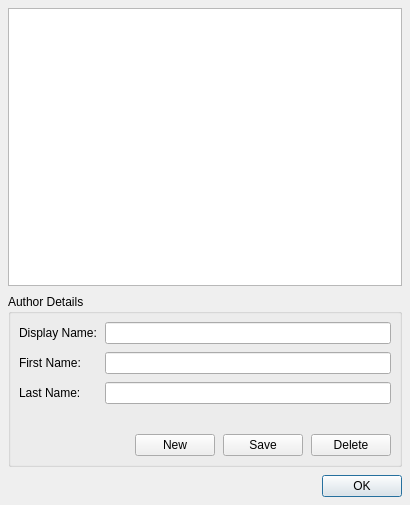
<ui version="4.0" >
 <class>AuthorsDialog</class>
 <widget class="QDialog" name="AuthorsDialog" >
  <property name="geometry" >
   <rect>
    <x>0</x>
    <y>0</y>
    <width>410</width>
    <height>505</height>
   </rect>
  </property>
  <property name="windowTitle" >
   <string>Author Maintenance</string>
  </property>
  <layout class="QVBoxLayout" name="DialogLayout" >
   <property name="spacing" >
    <number>8</number>
   </property>
   <property name="margin" >
    <number>8</number>
   </property>
   <item>
    <widget class="QTableWidget" name="AuthorListView" >
     <property name="dragEnabled" >
      <bool>true</bool>
     </property>
     <property name="alternatingRowColors" >
      <bool>true</bool>
     </property>
     <property name="columnCount" >
      <number>0</number>
     </property>
    </widget>
   </item>
   <item>
    <widget class="QGroupBox" name="AuthorDetails" >
     <property name="minimumSize" >
      <size>
       <width>0</width>
       <height>0</height>
      </size>
     </property>
     <property name="title" >
      <string>Author Details</string>
     </property>
     <layout class="QVBoxLayout" name="AuthorLayout" >
      <property name="spacing" >
       <number>8</number>
      </property>
      <property name="margin" >
       <number>8</number>
      </property>
      <item>
       <widget class="QWidget" native="1" name="DetailsWidget" >
        <layout class="QFormLayout" name="DetailsLayout" >
         <property name="horizontalSpacing" >
          <number>8</number>
         </property>
         <property name="verticalSpacing" >
          <number>8</number>
         </property>
         <property name="margin" >
          <number>0</number>
         </property>
         <item row="0" column="0" >
          <widget class="QLabel" name="DisplayLabel" >
           <property name="text" >
            <string>Display Name:</string>
           </property>
          </widget>
         </item>
         <item row="0" column="1" >
          <widget class="QLineEdit" name="DisplayEdit" />
         </item>
         <item row="1" column="0" >
          <widget class="QLabel" name="FirstNameLabel" >
           <property name="text" >
            <string>First Name:</string>
           </property>
          </widget>
         </item>
         <item row="1" column="1" >
          <widget class="QLineEdit" name="FirstNameEdit" />
         </item>
         <item row="2" column="0" >
          <widget class="QLabel" name="LastNameLabel" >
           <property name="text" >
            <string>Last Name:</string>
           </property>
          </widget>
         </item>
         <item row="2" column="1" >
          <widget class="QLineEdit" name="LastNameEdit" />
         </item>
        </layout>
       </widget>
      </item>
      <item>
       <widget class="QLabel" name="MessageLabel" >
        <property name="text" >
         <string/>
        </property>
       </widget>
      </item>
      <item>
       <widget class="QWidget" native="1" name="ButtonWidget" >
        <property name="minimumSize" >
         <size>
          <width>0</width>
          <height>0</height>
         </size>
        </property>
        <layout class="QHBoxLayout" name="ButtonLayout" >
         <property name="spacing" >
          <number>8</number>
         </property>
         <property name="margin" >
          <number>0</number>
         </property>
         <item>
          <spacer name="ButtonSpacer" >
           <property name="orientation" >
            <enum>Qt::Horizontal</enum>
           </property>
           <property name="sizeHint" stdset="0" >
            <size>
             <width>198</width>
             <height>20</height>
            </size>
           </property>
          </spacer>
         </item>
         <item>
          <widget class="QPushButton" name="ClearButton" >
           <property name="toolTip" >
            <string>Clear Selection</string>
           </property>
           <property name="text" >
            <string>New</string>
           </property>
           <property name="icon" >
            <iconset resource="../images/openlp-2.qrc" >
             <normaloff>:/services/service_new.png</normaloff>:/services/service_new.png</iconset>
           </property>
          </widget>
         </item>
         <item>
          <widget class="QPushButton" name="AddUpdateButton" >
           <property name="toolTip" >
            <string>Add Update Author</string>
           </property>
           <property name="text" >
            <string>Save</string>
           </property>
           <property name="icon" >
            <iconset resource="../images/openlp-2.qrc" >
             <normaloff>:/services/service_save.png</normaloff>:/services/service_save.png</iconset>
           </property>
          </widget>
         </item>
         <item>
          <widget class="QPushButton" name="DeleteButton" >
           <property name="toolTip" >
            <string>Delete Author</string>
           </property>
           <property name="text" >
            <string>Delete</string>
           </property>
           <property name="icon" >
            <iconset resource="../images/openlp-2.qrc" >
             <normaloff>:/services/service_delete.png</normaloff>:/services/service_delete.png</iconset>
           </property>
          </widget>
         </item>
        </layout>
       </widget>
      </item>
     </layout>
    </widget>
   </item>
   <item>
    <widget class="QDialogButtonBox" name="buttonBox" >
     <property name="toolTip" >
      <string>Exit Screen</string>
     </property>
     <property name="orientation" >
      <enum>Qt::Horizontal</enum>
     </property>
     <property name="standardButtons" >
      <set>QDialogButtonBox::Ok</set>
     </property>
    </widget>
   </item>
  </layout>
 </widget>
 <resources>
  <include location="../images/openlp-2.qrc" />
 </resources>
 <connections>
  <connection>
   <sender>buttonBox</sender>
   <signal>accepted()</signal>
   <receiver>AuthorsDialog</receiver>
   <slot>accept()</slot>
   <hints>
    <hint type="sourcelabel" >
     <x>248</x>
     <y>254</y>
    </hint>
    <hint type="destinationlabel" >
     <x>157</x>
     <y>274</y>
    </hint>
   </hints>
  </connection>
  <connection>
   <sender>buttonBox</sender>
   <signal>rejected()</signal>
   <receiver>AuthorsDialog</receiver>
   <slot>reject()</slot>
   <hints>
    <hint type="sourcelabel" >
     <x>316</x>
     <y>260</y>
    </hint>
    <hint type="destinationlabel" >
     <x>286</x>
     <y>274</y>
    </hint>
   </hints>
  </connection>
 </connections>
</ui>
